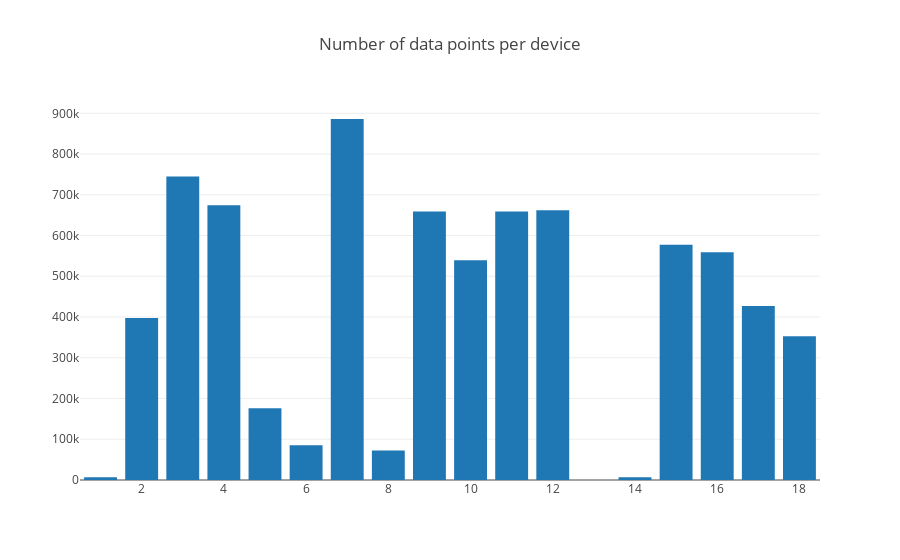

Notebook source saved alongside this figure:
### Markdown cell above
Plotting device numbers and number of data points.

### Code cell
data = [go.Bar(
            x=device_numbers,
            y=ping_counts
    )]

layout = go.Layout(
        barmode='stack',
        title="Number of data points per device"
    )

fig = go.Figure(data=data, layout=layout)
iplot(fig)

### Figure 1 — Plotly figure (JSON) as saved in the notebook; plotly's stock layout.template omitted (floating-point values rounded to 4 significant figures)
{"data": [{"type": "bar", "x": [1, 2, 3, 4, 5, 6, 7, 8, 9, 10, 11, 12, 13, 14, 15, 16, 17, 18], "y": [7025, 397617, 745168, 674108, 175987, 84990, 886031, 72282, 659285, 539314, 659229, 662014, 285, 6905, 577265, 558699, 427297, 352988]}], "layout": {"barmode": "stack", "title": "Number of data points per device"}}
